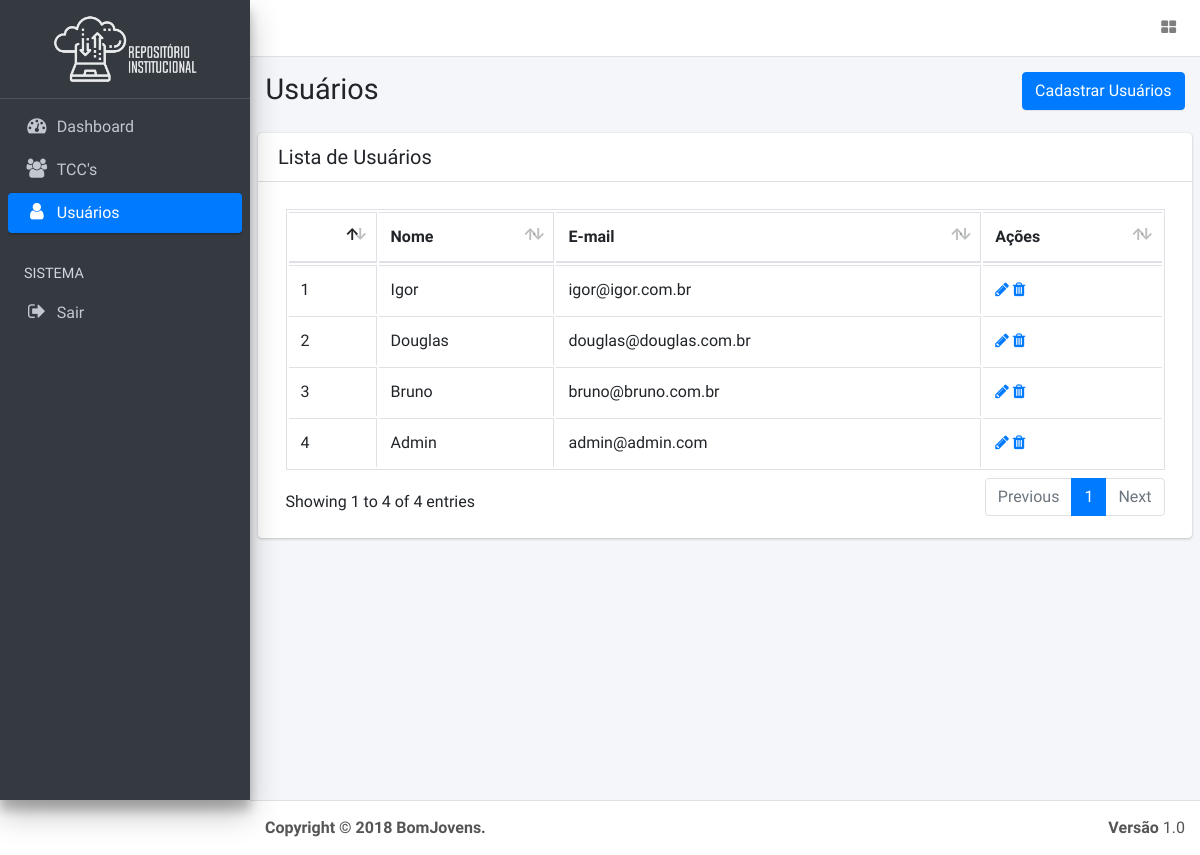
The app's page /admin/usuarios.php (signed in) with its own data.
### tables this page shows
CREATE TABLE `usuarios` (
  `id` int(11) NOT NULL,
  `nome` varchar(255) NOT NULL,
  `email` varchar(255) NOT NULL,
  `senha` varchar(255) NOT NULL,
  `excluido` int(11) NOT NULL,
  `status` int(11) NOT NULL
);

### admin/sistema/conexoes/conexao.php (called while the page is built, shortened)
<?php
class Conexao extends Base{
	private $dbh;
	private $stmt;
	public function __construct(){
		$dsn = 'mysql:host='. $this->hospedagem . ';dbname='. $this->base;
		$options = array(
			PDO::ATTR_PERSISTENT		=> true,
			PDO::ATTR_ERRMODE		=> PDO::ERRMODE_EXCEPTION
		);
		try {
			$this->dbh = new PDO($dsn, $this->usuario, $this->senha, $options);
		} catch(PDOEception $e){
			$this->error = $e->getMessage();
		}
	}
	public function query($query){
		$this->stmt = $this->dbh->prepare($query);
	}
	public function executar(){
		return $this->stmt->execute();
	}
	public function recebe_resultado(){
		$this->executar();
		return $this->stmt->fetchAll(PDO::FETCH_ASSOC);
	}
}

### admin/sistema/controle/controle.php (the view, shortened to what this page needs)
<?PHP
include_once 'sistema/conexoes/conexao.php';
class Controle extends Conexao
{
    public
    function getUsuarios()
    {
        $this->query("SELECT * FROM usuarios WHERE excluido = 0");
        $usuarios = $this->recebe_resultado();
        foreach ($usuarios as $usuario) {
            echo '<tr>
                  <td>' . $usuario["id"] . '</td>
                  <td>' . utf8_encode($usuario["nome"]) . '</td>
                  <td>' . $usuario["email"] . '</td>
                  <td>
                  <a href="cadastrar-usuarios.php?ac=' . $usuario["id"] . '"><i class="fa fa-pencil"></i> </a>
                  <a href="#"><i class="fa fa-trash"></i></a>
                  </td>
                  </tr>';
        }
    }
}

### records on screen
usuarios: id "1", nome "Igor", email "igor@igor.com.br"
usuarios: id "2", nome "Douglas", email "douglas@douglas.com.br"
usuarios: id "3", nome "Bruno", email "bruno@bruno.com.br"
usuarios: id "4", nome "Admin", email "admin@admin.com"
